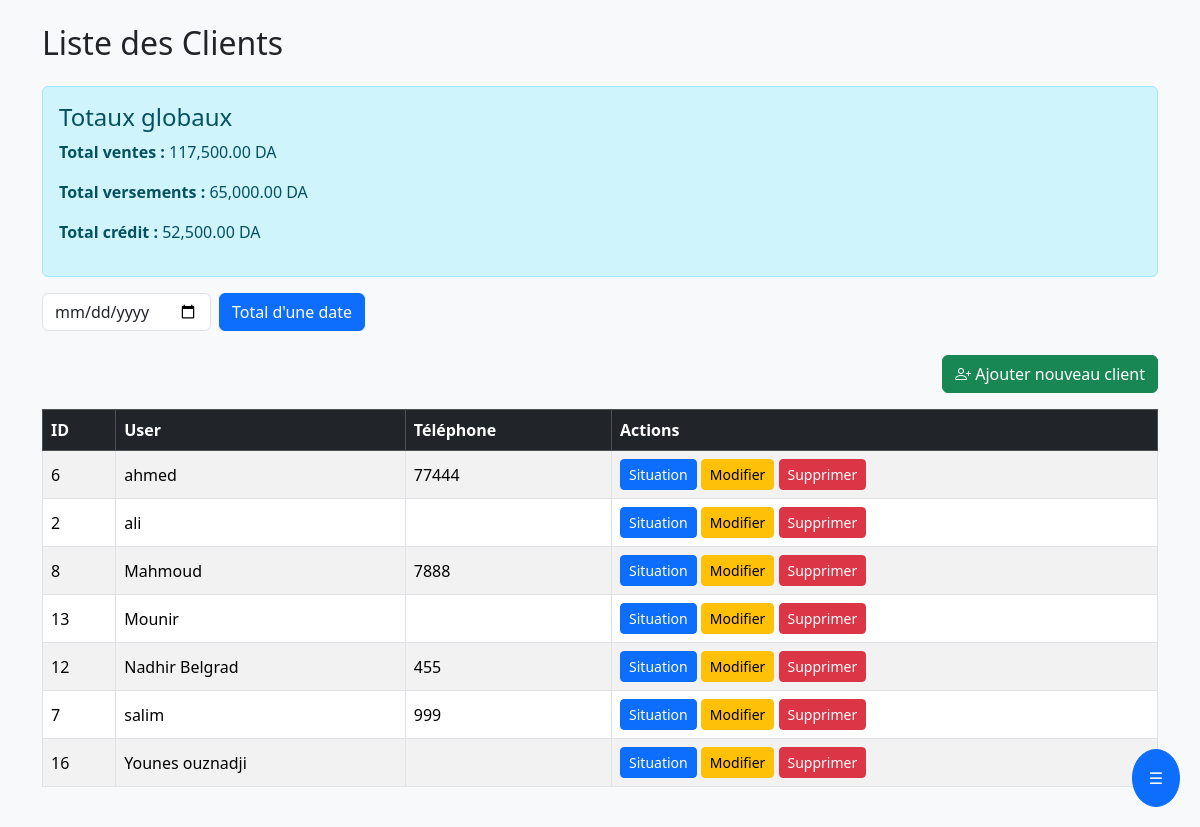
/clients.php, run on the app's committed database.
### tables this page shows
CREATE TABLE `users` (
  `id` int(11) NOT NULL,
  `username` varchar(100) NOT NULL,
  `password` varchar(255) NOT NULL,
  `rank` varchar(50) NOT NULL,
  `telephone` varchar(50) NOT NULL
);

### clients.php (the view, shortened to what this page needs)
<?php
require_once "includes/db.php";
include 'includes/header.php';
include 'includes/sidebar.php';
$sql_totaux = "
    SELECT
        SUM(vd.quantite * vd.prix_vente) AS total_ventes,
        SUM(v.versement) AS total_versements
    FROM ventes v
    INNER JOIN ventes_details vd ON v.id = vd.id_vente
";
$stmt_totaux = $conn->query($sql_totaux);
$res_totaux = $stmt_totaux->fetch(PDO::FETCH_ASSOC);
$total_ventes    = $res_totaux['total_ventes'] ?? 0;
$total_versements = $res_totaux['total_versements'] ?? 0;
$total_credit    = $total_ventes - $total_versements;
$sql = "SELECT id, username, telephone FROM users WHERE rank = 'user' ORDER BY username ASC";
$stmt = $conn->prepare($sql);
$stmt->execute();
$clients = $stmt->fetchAll(PDO::FETCH_ASSOC);
?>
<!DOCTYPE html>
<html lang="fr">
<head>
  <link rel="stylesheet" href="https://cdn.jsdelivr.net/npm/bootstrap@5.3.2/dist/css/bootstrap.min.css">
  <link rel="stylesheet" href="https://cdn.jsdelivr.net/npm/bootstrap-icons@1.11.3/font/bootstrap-icons.css">
</head>
<body class="bg-light">
<div class="container py-4">
    <h2 class="mb-4">Liste des Clients</h2>
  <div class="alert alert-info">
    <h4>Totaux globaux</h4>
    <p><strong>Total ventes :</strong> <?= number_format($total_ventes, 2) ?> DA</p>
    <p><strong>Total versements :</strong> <?= number_format($total_versements, 2) ?> DA</p>
    <p><strong>Total crédit :</strong> <?= number_format($total_credit, 2) ?> DA</p>
  </div>
  <form method="post" class="row g-2 mb-4">
    <div class="col-auto">
      <input type="date" name="date_filter" class="form-control" required>
    </div>
    <div class="col-auto">
      <button type="submit" class="btn btn-primary">Total d'une date</button>
    </div>
  </form>
      <div class="mb-3 text-end">
        <a href="clients_ajouter.php" class="btn btn-success">
          <i class="bi bi-person-plus"></i> Ajouter nouveau client
        </a>
      </div>
  <table class="table table-bordered table-striped align-middle">
    <thead class="table-dark">
      <tr>
        <th>ID</th>
        <th>User</th>
        <th>Téléphone</th>
        <th>Actions</th>
      </tr>
    </thead>
    <tbody>
      <?php if (!empty($clients)): ?>
        <?php foreach ($clients as $c): ?>
          <tr>
            <td><?= htmlspecialchars($c['id']) ?></td>
            <td><?= htmlspecialchars($c['username']) ?></td>
            <td><?= htmlspecialchars($c['telephone']) ?></td>
            <td>
              <div class="d-none d-md-block">
                <a href="clients_situation.php?id=<?= urlencode($c['id']) ?>" class="btn btn-primary btn-sm">
                  Situation
                </a>
                <a href="client_edit.php?id=<?= urlencode($c['id']) ?>" class="btn btn-warning btn-sm">
                  Modifier
                </a>
                <a href="client_delete.php?id=<?= urlencode($c['id']) ?>"
                   onclick="return confirm('Supprimer ce client ?')"
                   class="btn btn-danger btn-sm">
                  Supprimer
                </a>
              </div>
            </td>
          </tr>
        <?php endforeach; ?>
      <?php else: ?>
        <tr>
          <td colspan="4" class="text-center">Aucun client trouvé.</td>
        </tr>
      <?php endif; ?>
    </tbody>
  </table>
</div>
</body>
</html>

### includes/header.php (shortened to what this page needs)
<!DOCTYPE html>
<html lang="fr">
<head>
  <link href="https://cdn.jsdelivr.net/npm/bootstrap@5.3.2/dist/css/bootstrap.min.css" rel="stylesheet">
</head>
<body>

### includes/sidebar.php (shortened to what this page needs)
<!DOCTYPE html>
<html lang="fr">
<head>
    <link href="https://cdn.jsdelivr.net/npm/bootstrap@5.3.2/dist/css/bootstrap.min.css" rel="stylesheet">
</head>
<body>
    <button class="btn btn-primary rounded-circle p-3 float-btn" onclick="toggleSidebar()">
        ☰
    </button>
</body>
</html>

### includes/sidebar.php (style rules this page uses)
.float-btn { position: fixed; bottom: 20px; right: 20px; z-index: 1100; }

### data on the page
users: id "6", username "ahmed", telephone "77444"
users: id "2", username "ali"
users: id "8", username "Mahmoud", telephone "7888"
users: id "13", username "Mounir"
users: id "12", username "Nadhir Belgrad", telephone "455"
users: id "7", username "salim", telephone "999"
users: id "16", username "Younes ouznadji"

### other printed values
$total_ventes "117,500.00"
$total_versements "65,000.00"
$total_credit "52,500.00"
